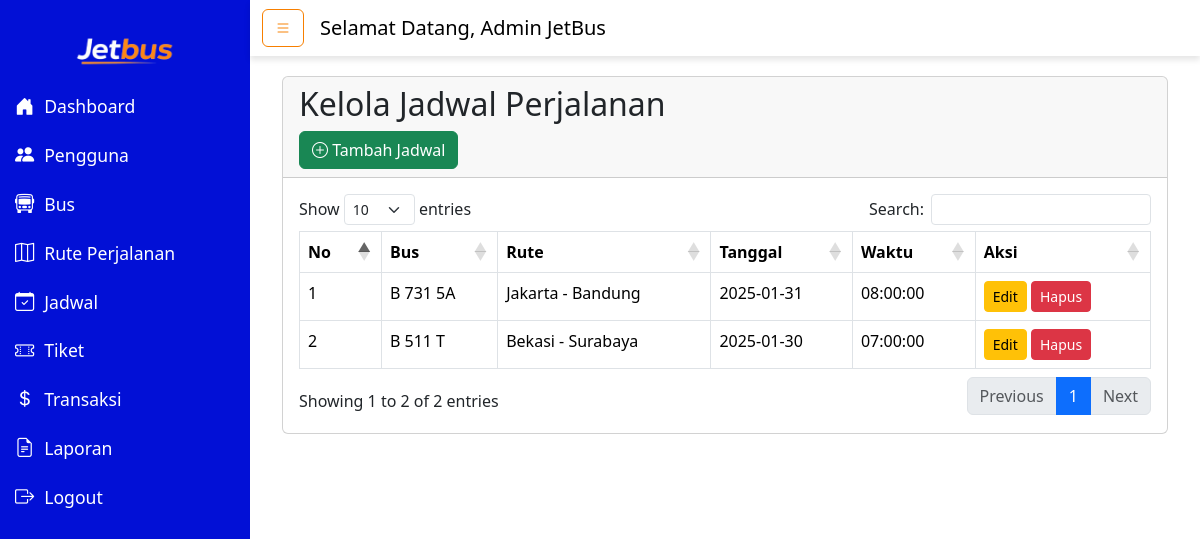
The page /admin/kelolaJadwal.php (signed in) on the database its author committed.
### tables this page shows
CREATE TABLE `jadwal` (
  `id_jadwal` int(11) NOT NULL,
  `id_bus` int(11) NOT NULL,
  `id_rute` int(11) NOT NULL,
  `tanggal_berangkat` date NOT NULL,
  `waktu_berangkat` time NOT NULL,
  `waktu_tiba` time NOT NULL
);

CREATE TABLE `bus` (
  `id_bus` int(11) NOT NULL,
  `no_plat` varchar(20) NOT NULL,
  `id_tipe` int(11) NOT NULL
);

CREATE TABLE `rute` (
  `id_rute` int(11) NOT NULL,
  `lokasi_asal` varchar(100) NOT NULL,
  `lokasi_tujuan` varchar(100) NOT NULL,
  `jarak` decimal(10,0) DEFAULT NULL
);

### admin/kelolaJadwal.php (the view, shortened to what this page needs)
<?php
include "header.php";
include "../koneksi.php";
$query = "SELECT jadwal.*, bus.no_plat, rute.lokasi_asal, rute.lokasi_tujuan
        FROM jadwal
        JOIN bus ON jadwal.id_bus = bus.id_bus
        JOIN rute ON jadwal.id_rute = rute.id_rute
        ORDER BY jadwal.tanggal_berangkat DESC";
$result = mysqli_query($koneksi, $query);
?>
<div class="d-flex">
    <?php include "sidebar.php"; ?>
    <div class="content-wrapper w-100">
        <?php include "navbar.php"; ?>
        <main class="content">
            <div class="container-fluid">
                <div class="card">
                    <div class="card-header">
                        <h2>Kelola Jadwal Perjalanan</h2>
                        <a href="tambahJadwal.php" class="btn btn-success"><i class="bi bi-plus-circle"></i> Tambah Jadwal</a>
                    </div>
                    <div class="card-body">
                        <table class="table table-bordered" id="tableJadwal">
                            <thead>
                                <tr>
                                    <th>No</th>
                                    <th>Bus</th>
                                    <th>Rute</th>
                                    <th>Tanggal</th>
                                    <th>Waktu</th>
                                    <th>Aksi</th>
                                </tr>
                            </thead>
                            <tbody>
                                <?php
                                $no = 1;
                                while ($row = mysqli_fetch_assoc($result)) { ?>
                                    <tr>
                                        <td><?= $no++; ?></td>
                                        <td><?= $row['no_plat']; ?></td>
                                        <td><?= $row['lokasi_asal'] . ' - ' . $row['lokasi_tujuan']; ?></td>
                                        <td><?= $row['tanggal_berangkat']; ?></td>
                                        <td><?= $row['waktu_berangkat']; ?></td>
                                        <td>
                                            <a href='editJadwal.php?id=<?= $row['id_jadwal']; ?>' class='btn btn-warning btn-sm'>Edit</a>
                                            <button class="btn btn-danger btn-sm" onclick="setDeleteId(<?= $row['id_jadwal']; ?>)" data-bs-toggle="modal" data-bs-target="#deleteModal">Hapus</button>
                                        </td>
                                    </tr>
                                <?php } ?>
                            </tbody>
                        </table>
                    </div>
                </div>
            </div>
        </main>
    </div>
</div>
<?php include "footer.php"; ?>

### assets/css/admin.css (style rules this page uses)
body { font-family: Arial, sans-serif; background-color: #f5f5f5; margin: 0; padding: 0; }
.content-wrapper { flex: 1; display: flex; flex-direction: column; }
.content { padding: 20px; background-color: white; min-height: 100vh; }

### rows shown on the page
jadwal: id_bus.no_plat "B 731 5A", id_rute.lokasi_asal "Jakarta", id_rute.lokasi_tujuan "Bandung", tanggal_berangkat "2025-01-31", waktu_berangkat "08:00:00"
jadwal: id_bus.no_plat "B 511 T", id_rute.lokasi_asal "Bekasi", id_rute.lokasi_tujuan "Surabaya", tanggal_berangkat "2025-01-30", waktu_berangkat "07:00:00"

### other values the page prints
$_SESSION['nama'] "Admin JetBus"
